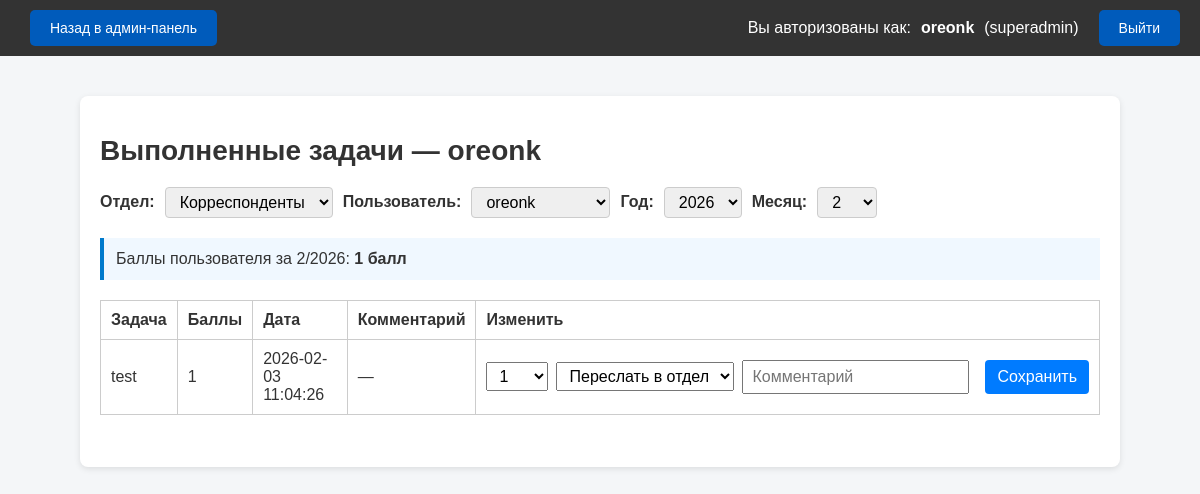
The page /admin/completed_tasks (signed in) on the database its author committed.
### tables this page shows
CREATE TABLE users (
            id INTEGER PRIMARY KEY AUTOINCREMENT,
            username TEXT NOT NULL,
            token TEXT UNIQUE NOT NULL,
            department TEXT NOT NULL,
            password_hash TEXT NOT NULL,
            role TEXT NOT NULL DEFAULT 'user'
        );

CREATE TABLE tasks (
        id INTEGER PRIMARY KEY AUTOINCREMENT,
        title TEXT NOT NULL,
        description TEXT,
        points INTEGER NOT NULL DEFAULT 0,
        department TEXT NOT NULL,
        assigned_by INTEGER NOT NULL,
        created_at TEXT NOT NULL,
        taken_by INTEGER,
        taken_at TEXT,
        completed_at TEXT,
        adjust_comment TEXT,
        FOREIGN KEY (assigned_by) REFERENCES users (id),
        FOREIGN KEY (taken_by) REFERENCES users (id)
        );

### main.py (the view)
@app.get("/admin/completed_tasks", response_class=HTMLResponse)
def admin_completed_tasks(
    request: Request,
    user=Depends(require_role("admin", "superadmin")),
    department: Optional[str] = None,
    username: Optional[str] = None,
    year: Optional[int] = None,
    month: Optional[int] = None
):
    conn = sqlite3.connect(DB_PATH)
    c = conn.cursor()
    c.execute("SELECT DISTINCT department FROM users ORDER BY department")
    all_departments = [r[0] for r in c.fetchall()]
    departments = []
    if user["role"] == "superadmin":
        departments = all_departments
        if department not in departments:
            department = departments[0] if departments else None
    else:
        department = user["department"]
    c.execute("SELECT username FROM users WHERE department = ? ORDER BY username", (department,))
    users = [r[0] for r in c.fetchall()]
    if username not in users:
        username = users[0] if users else None
    now = datetime.now()
    year = year or now.year
    month = month or now.month
    ym = f"{year:04d}-{month:02d}"
    query = """
        SELECT t.id, t.title, t.points, t.completed_at, t.adjust_comment
        FROM tasks t
        JOIN users u ON t.taken_by = u.id
        WHERE t.department = ?
          AND u.username = ?
          AND t.completed_at IS NOT NULL
          AND strftime('%Y-%m', t.completed_at) = ?
        ORDER BY t.completed_at DESC
    """
    c.execute(query, (department, username, ym))
    tasks = [{"id": r[0], "title": r[1], "points": r[2], "completed_at": r[3], "adjust_comment": r[4]} for r in c.fetchall()]
    total = sum(t["points"] for t in tasks)
    conn.close()
    return templates.TemplateResponse("admin_completed_tasks.html", {
        "request": request,
        "user": user,
        "departments": departments,
        "selected_department": department,
        "users": users,
        "selected_user": username,
        "all_departments": all_departments,
        "year": year,
        "month": month,
        "tasks": tasks,
        "total_points": total,
        "plural_points": pluralize_points(total)
    })

### templates/admin_completed_tasks.html (shortened to what this page needs)
<!DOCTYPE html>
<html lang="ru">
<head>
    <link rel="stylesheet" href="/static/style.css">
</head>
<body>
    <div class="top-bar">
        <div class="top-bar-left">
            <a href="/admin" class="btn">Назад в админ-панель</a>
        </div>
        <div class="top-bar-right">
            Вы авторизованы как: <strong>{{ user.username }}</strong> ({{ user.role }})
            <a href="/logout" class="btn">Выйти</a>
        </div>
    </div>
    <div class="container">
        <h1>Выполненные задачи — {{ selected_user }}</h1>
        <form method="get" class="form-inline">
            {% if user.role == "superadmin" %}
                <label for="department">Отдел:</label>
                <select id="department" name="department" onchange="this.form.submit()">
                    {% for dept in departments %}
                        <option value="{{ dept }}" {% if dept == selected_department %}selected{% endif %}>{{ dept }}</option>
                    {% endfor %}
                </select>
            {% endif %}
            <label for="selected_user">Пользователь:</label>
            <select id="selected_user" name="username" onchange="this.form.submit()">
                {% for u in users %}
                    <option value="{{ u }}" {% if u == selected_user %}selected{% endif %}>{{ u }}</option>
                {% endfor %}
            </select>
            <label for="year">Год:</label>
            <select id="year" name="year" onchange="this.form.submit()">
                {% for y in range(2023, 2031) %}
                    <option value="{{ y }}" {% if y == year %}selected{% endif %}>{{ y }}</option>
                {% endfor %}
            </select>
            <label for="month">Месяц:</label>
            <select id="month" name="month" onchange="this.form.submit()">
                {% for m in range(1, 13) %}
                    <option value="{{ m }}" {% if m == month %}selected{% endif %}>{{ m }}</option>
                {% endfor %}
            </select>
        </form>
        <div class="points-summary">
            Баллы пользователя за {{ month }}/{{ year }}: <strong>{{ total_points }} {{ plural_points }}</strong>
        </div>
        {% if tasks %}
            <table class="task-table">
                <thead>
                    <tr>
                        <th>Задача</th>
                        <th>Баллы</th>
                        <th>Дата</th>
                        <th>Комментарий</th>
                        <th>Изменить</th>
                    </tr>
                </thead>
                <tbody>
                    {% for t in tasks %}
                        <tr class="{% if t.adjust_comment %}task-completed{% endif %}">
                            <td>{{ t.title }}</td>
                            <td>{{ t.points }}</td>
                            <td>{{ t.completed_at }}</td>
                            <td>{% if t.adjust_comment %}<em>{{ t.adjust_comment }}</em>{% else %}—{% endif %}</td>
                            <td>
                                <form method="post" action="/admin/adjust_points/{{ t.id }}" class="points-adjust-form">
                                    <select name="new_points" required>
                                        {% for i in range(-10, 11) %}
                                            <option value="{{ i }}" {% if i == t.points %}selected{% endif %}>{{ i }}</option>
                                        {% endfor %}
                                    </select>
                                    <select name="copy_department">
                                        <option value="">Переслать в отдел</option>
                                    </select>
                                    <input type="text" name="reason" placeholder="Комментарий">
                                    <button type="submit">Сохранить</button>
                                </form>
                            </td>
                        </tr>
                    {% endfor %}
                </tbody>
            </table>
        {% else %}
            <p>Нет выполненных задач за выбранный месяц.</p>
        {% endif %}
    </div>
</body>
</html>

### static/style.css (style rules this page uses)
body { font-family: Arial, sans-serif; background-color: #f4f6f8; margin: 0; padding: 0; color: #333; }
h1 { font-size: 28px; margin-bottom: 20px; }
.container { max-width: 1000px; margin: 40px auto; padding: 20px; background-color: #fff; box-shadow: 0 2px 6px rgba(0, 0, 0, 0.1); border-radius: 8px; }
.top-bar { display: flex; justify-content: space-between; align-items: center; background: #333; color: white; padding: 10px 20px; }
.top-bar-left, .top-bar-right { display: flex; align-items: center; gap: 10px; }
.top-bar .btn { margin-left: 10px; }
.btn { display: inline-block; padding: 10px 20px; background: #005bbb; color: white; text-decoration: none; border: none; border-radius: 5px; font-size: 14px; cursor: pointer; transition: background-color 0.2s; }
table { width: 100%; border-collapse: collapse; margin-bottom: 2em; background-color: #fff; }
th, td { padding: 10px; border: 1px solid #ccc; text-align: left; }
.form-inline { display: flex; align-items: center; gap: 10px; margin-bottom: 20px; }
.form-inline label { font-weight: bold; }
.form-inline select { padding: 5px 10px; font-size: 16px; border: 1px solid #ccc; border-radius: 4px; }
.points-summary { background: #f0f8ff; padding: 12px; border-left: 4px solid #007acc; margin-bottom: 20px; }
.points-adjust-form select { font-size: 1rem; padding: 4px 8px; max-height: 200px; overflow-y: auto; box-sizing: border-box; }
.points-adjust-form button { font-size: 1rem; padding: 4px 12px; height: 34px; vertical-align: middle; margin-left: 8px; cursor: pointer; background-color: #007BFF; border: none; color: white; border-radius: 4px; transition: background-color 0.3s ease; }
.points-adjust-form { display: flex; align-items: center; gap: 8px; }
.points-adjust-form input[type="text"] { font-size: 1rem; padding: 4px 8px; height: 34px; box-sizing: border-box; }

### rows shown on the page
users: username "oreonk"
tasks: title "test", points "1", completed_at "2026-02-03 11:04:26", new_points "1"

### other values the page prints
{{ user.role }} "superadmin"
{{ month }} "2"
{{ year }} "2026"
{{ total_points }} "1"
{{ plural_points }} "балл"
form field department "Корреспонденты"
form field username "oreonk"
form field year "2026"
form field month "2"
